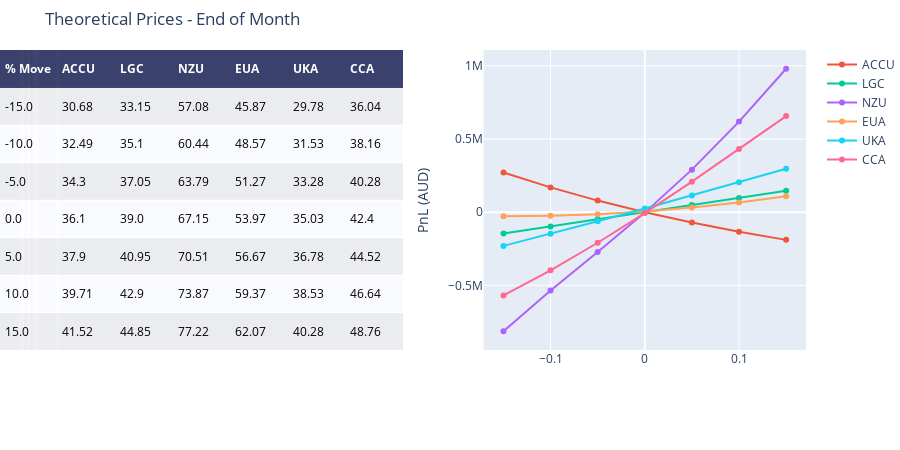

Notebook cell for this chart:
### Code cell
price_ranges, price_returns, price_pnls = create_returns(end_of_month)

fig = ff.create_table(price_ranges,height_constant=50)

for i in mkts:
    #fig.add_trace(go.Scatter(x=fig_daily.Sigma, y=fig_daily[i], name=i, xaxis='x2', yaxis='y2'))
    fig.add_trace(go.Scatter(x = price_returns, y=price_pnls[i], name=i, xaxis='x2', yaxis='y2'))
    fig.update_xaxes(tickvals=[-0.15,-0.10,-0.5,0,0.5,0.10,0.15])
    
fig.update_layout(
    title_text = 'Theoretical Prices - End of Month',
    margin = {'t':50, 'b':100},
    xaxis = {'domain': [0, .5]},
    xaxis2 = {'domain': [0.6, 1.],'title':''},
    yaxis2 = {'anchor': 'x2', 'title': 'PnL (AUD)'}
)

fig.show()

### Figure 1 — Plotly figure (JSON) as saved in the notebook; plotly's stock layout.template omitted (floating-point values rounded to 4 significant figures)
{"data": [{"colorscale": [[0, "#00083e"], [0.5, "#ededee"], [1, "#ffffff"]], "hoverinfo": "none", "opacity": 0.75, "showscale": false, "type": "heatmap", "z": [[0, 0, 0, 0, 0, 0, 0], [0.5, 0.5, 0.5, 0.5, 0.5, 0.5, 0.5], [1, 1, 1, 1, 1, 1, 1], [0.5, 0.5, 0.5, 0.5, 0.5, 0.5, 0.5], [1, 1, 1, 1, 1, 1, 1], [0.5, 0.5, 0.5, 0.5, 0.5, 0.5, 0.5], [1, 1, 1, 1, 1, 1, 1], [0.5, 0.5, 0.5, 0.5, 0.5, 0.5, 0.5]]}, {"name": "ACCU", "type": "scatter", "x": [-0.15, -0.1, -0.05, 0, 0.05, 0.1, 0.15], "xaxis": "x2", "y": [270800.0, 169100.0, 79010.0, -626.9, -71010.0, -133500.0, -189400.0], "yaxis": "y2"}, {"name": "LGC", "type": "scatter", "x": [-0.15, -0.1, -0.05, 0, 0.05, 0.1, 0.15], "xaxis": "x2", "y": [-146250, -97500, -48750, 0, 48750, 97500, 146250], "yaxis": "y2"}, {"name": "NZU", "type": "scatter", "x": [-0.15, -0.1, -0.05, 0, 0.05, 0.1, 0.15], "xaxis": "x2", "y": [-813900.0, -536100.0, -272300.0, -3187.0, 290600.0, 619000.0, 980000.0], "yaxis": "y2"}, {"name": "EUA", "type": "scatter", "x": [-0.15, -0.1, -0.05, 0, 0.05, 0.1, 0.15], "xaxis": "x2", "y": [-28730.0, -24850.0, -14070.0, 4629.0, 31560.0, 66500.0, 109100.0], "yaxis": "y2"}, {"name": "UKA", "type": "scatter", "x": [-0.15, -0.1, -0.05, 0, 0.05, 0.1, 0.15], "xaxis": "x2", "y": [-230600.0, -148000.0, -62710.0, 24780.0, 114100.0, 204700.0, 296400.0], "yaxis": "y2"}, {"name": "CCA", "type": "scatter", "x": [-0.15, -0.1, -0.05, 0, 0.05, 0.1, 0.15], "xaxis": "x2", "y": [-568800.0, -397200.0, -209100.0, -6163.0, 208600.0, 431100.0, 656700.0], "yaxis": "y2"}], "layout": {"annotations": [{"align": "left", "font": {"color": "#ffffff"}, "showarrow": false, "text": "<b>% Move</b>", "x": -0.45, "xanchor": "left", "xref": "x", "y": 0, "yref": "y"}, {"align": "left", "font": {"color": "#ffffff"}, "showarrow": false, "text": "<b>ACCU</b>", "x": 0.55, "xanchor": "left", "xref": "x", "y": 0, "yref": "y"}, {"align": "left", "font": {"color": "#ffffff"}, "showarrow": false, "text": "<b>LGC</b>", "x": 1.55, "xanchor": "left", "xref": "x", "y": 0, "yref": "y"}, {"align": "left", "font": {"color": "#ffffff"}, "showarrow": false, "text": "<b>NZU</b>", "x": 2.55, "xanchor": "left", "xref": "x", "y": 0, "yref": "y"}, {"align": "left", "font": {"color": "#ffffff"}, "showarrow": false, "text": "<b>EUA</b>", "x": 3.55, "xanchor": "left", "xref": "x", "y": 0, "yref": "y"}, {"align": "left", "font": {"color": "#ffffff"}, "showarrow": false, "text": "<b>UKA</b>", "x": 4.55, "xanchor": "left", "xref": "x", "y": 0, "yref": "y"}, {"align": "left", "font": {"color": "#ffffff"}, "showarrow": false, "text": "<b>CCA</b>", "x": 5.55, "xanchor": "left", "xref": "x", "y": 0, "yref": "y"}, {"align": "left", "font": {"color": "#000000"}, "showarrow": false, "text": "-15.0", "x": -0.45, "xanchor": "left", "xref": "x", "y": 1, "yref": "y"}, {"align": "left", "font": {"color": "#000000"}, "showarrow": false, "text": "30.68", "x": 0.55, "xanchor": "left", "xref": "x", "y": 1, "yref": "y"}, {"align": "left", "font": {"color": "#000000"}, "showarrow": false, "text": "33.15", "x": 1.55, "xanchor": "left", "xref": "x", "y": 1, "yref": "y"}, {"align": "left", "font": {"color": "#000000"}, "showarrow": false, "text": "57.08", "x": 2.55, "xanchor": "left", "xref": "x", "y": 1, "yref": "y"}, {"align": "left", "font": {"color": "#000000"}, "showarrow": false, "text": "45.87", "x": 3.55, "xanchor": "left", "xref": "x", "y": 1, "yref": "y"}, {"align": "left", "font": {"color": "#000000"}, "showarrow": false, "text": "29.78", "x": 4.55, "xanchor": "left", "xref": "x", "y": 1, "yref": "y"}, {"align": "left", "font": {"color": "#000000"}, "showarrow": false, "text": "36.04", "x": 5.55, "xanchor": "left", "xref": "x", "y": 1, "yref": "y"}, {"align": "left", "font": {"color": "#000000"}, "showarrow": false, "text": "-10.0", "x": -0.45, "xanchor": "left", "xref": "x", "y": 2, "yref": "y"}, {"align": "left", "font": {"color": "#000000"}, "showarrow": false, "text": "32.49", "x": 0.55, "xanchor": "left", "xref": "x", "y": 2, "yref": "y"}, {"align": "left", "font": {"color": "#000000"}, "showarrow": false, "text": "35.1", "x": 1.55, "xanchor": "left", "xref": "x", "y": 2, "yref": "y"}, {"align": "left", "font": {"color": "#000000"}, "showarrow": false, "text": "60.44", "x": 2.55, "xanchor": "left", "xref": "x", "y": 2, "yref": "y"}, {"align": "left", "font": {"color": "#000000"}, "showarrow": false, "text": "48.57", "x": 3.55, "xanchor": "left", "xref": "x", "y": 2, "yref": "y"}, {"align": "left", "font": {"color": "#000000"}, "showarrow": false, "text": "31.53", "x": 4.55, "xanchor": "left", "xref": "x", "y": 2, "yref": "y"}, {"align": "left", "font": {"color": "#000000"}, "showarrow": false, "text": "38.16", "x": 5.55, "xanchor": "left", "xref": "x", "y": 2, "yref": "y"}, {"align": "left", "font": {"color": "#000000"}, "showarrow": false, "text": "-5.0", "x": -0.45, "xanchor": "left", "xref": "x", "y": 3, "yref": "y"}, {"align": "left", "font": {"color": "#000000"}, "showarrow": false, "text": "34.3", "x": 0.55, "xanchor": "left", "xref": "x", "y": 3, "yref": "y"}, {"align": "left", "font": {"color": "#000000"}, "showarrow": false, "text": "37.05", "x": 1.55, "xanchor": "left", "xref": "x", "y": 3, "yref": "y"}, {"align": "left", "font": {"color": "#000000"}, "showarrow": false, "text": "63.79", "x": 2.55, "xanchor": "left", "xref": "x", "y": 3, "yref": "y"}, {"align": "left", "font": {"color": "#000000"}, "showarrow": false, "text": "51.27", "x": 3.55, "xanchor": "left", "xref": "x", "y": 3, "yref": "y"}, {"align": "left", "font": {"color": "#000000"}, "showarrow": false, "text": "33.28", "x": 4.55, "xanchor": "left", "xref": "x", "y": 3, "yref": "y"}, {"align": "left", "font": {"color": "#000000"}, "showarrow": false, "text": "40.28", "x": 5.55, "xanchor": "left", "xref": "x", "y": 3, "yref": "y"}, {"align": "left", "font": {"color": "#000000"}, "showarrow": false, "text": "0.0", "x": -0.45, "xanchor": "left", "xref": "x", "y": 4, "yref": "y"}, {"align": "left", "font": {"color": "#000000"}, "showarrow": false, "text": "36.1", "x": 0.55, "xanchor": "left", "xref": "x", "y": 4, "yref": "y"}, {"align": "left", "font": {"color": "#000000"}, "showarrow": false, "text": "39.0", "x": 1.55, "xanchor": "left", "xref": "x", "y": 4, "yref": "y"}, {"align": "left", "font": {"color": "#000000"}, "showarrow": false, "text": "67.15", "x": 2.55, "xanchor": "left", "xref": "x", "y": 4, "yref": "y"}, {"align": "left", "font": {"color": "#000000"}, "showarrow": false, "text": "53.97", "x": 3.55, "xanchor": "left", "xref": "x", "y": 4, "yref": "y"}, {"align": "left", "font": {"color": "#000000"}, "showarrow": false, "text": "35.03", "x": 4.55, "xanchor": "left", "xref": "x", "y": 4, "yref": "y"}, {"align": "left", "font": {"color": "#000000"}, "showarrow": false, "text": "42.4", "x": 5.55, "xanchor": "left", "xref": "x", "y": 4, "yref": "y"}, {"align": "left", "font": {"color": "#000000"}, "showarrow": false, "text": "5.0", "x": -0.45, "xanchor": "left", "xref": "x", "y": 5, "yref": "y"}, {"align": "left", "font": {"color": "#000000"}, "showarrow": false, "text": "37.9", "x": 0.55, "xanchor": "left", "xref": "x", "y": 5, "yref": "y"}, {"align": "left", "font": {"color": "#000000"}, "showarrow": false, "text": "40.95", "x": 1.55, "xanchor": "left", "xref": "x", "y": 5, "yref": "y"}, {"align": "left", "font": {"color": "#000000"}, "showarrow": false, "text": "70.51", "x": 2.55, "xanchor": "left", "xref": "x", "y": 5, "yref": "y"}, {"align": "left", "font": {"color": "#000000"}, "showarrow": false, "text": "56.67", "x": 3.55, "xanchor": "left", "xref": "x", "y": 5, "yref": "y"}, {"align": "left", "font": {"color": "#000000"}, "showarrow": false, "text": "36.78", "x": 4.55, "xanchor": "left", "xref": "x", "y": 5, "yref": "y"}, {"align": "left", "font": {"color": "#000000"}, "showarrow": false, "text": "44.52", "x": 5.55, "xanchor": "left", "xref": "x", "y": 5, "yref": "y"}, {"align": "left", "font": {"color": "#000000"}, "showarrow": false, "text": "10.0", "x": -0.45, "xanchor": "left", "xref": "x", "y": 6, "yref": "y"}, {"align": "left", "font": {"color": "#000000"}, "showarrow": false, "text": "39.71", "x": 0.55, "xanchor": "left", "xref": "x", "y": 6, "yref": "y"}, {"align": "left", "font": {"color": "#000000"}, "showarrow": false, "text": "42.9", "x": 1.55, "xanchor": "left", "xref": "x", "y": 6, "yref": "y"}, {"align": "left", "font": {"color": "#000000"}, "showarrow": false, "text": "73.87", "x": 2.55, "xanchor": "left", "xref": "x", "y": 6, "yref": "y"}, {"align": "left", "font": {"color": "#000000"}, "showarrow": false, "text": "59.37", "x": 3.55, "xanchor": "left", "xref": "x", "y": 6, "yref": "y"}, {"align": "left", "font": {"color": "#000000"}, "showarrow": false, "text": "38.53", "x": 4.55, "xanchor": "left", "xref": "x", "y": 6, "yref": "y"}, {"align": "left", "font": {"color": "#000000"}, "showarrow": false, "text": "46.64", "x": 5.55, "xanchor": "left", "xref": "x", "y": 6, "yref": "y"}, {"align": "left", "font": {"color": "#000000"}, "showarrow": false, "text": "15.0", "x": -0.45, "xanchor": "left", "xref": "x", "y": 7, "yref": "y"}, {"align": "left", "font": {"color": "#000000"}, "showarrow": false, "text": "41.52", "x": 0.55, "xanchor": "left", "xref": "x", "y": 7, "yref": "y"}, {"align": "left", "font": {"color": "#000000"}, "showarrow": false, "text": "44.85", "x": 1.55, "xanchor": "left", "xref": "x", "y": 7, "yref": "y"}, {"align": "left", "font": {"color": "#000000"}, "showarrow": false, "text": "77.22", "x": 2.55, "xanchor": "left", "xref": "x", "y": 7, "yref": "y"}, {"align": "left", "font": {"color": "#000000"}, "showarrow": false, "text": "62.07", "x": 3.55, "xanchor": "left", "xref": "x", "y": 7, "yref": "y"}, {"align": "left", "font": {"color": "#000000"}, "showarrow": false, "text": "40.28", "x": 4.55, "xanchor": "left", "xref": "x", "y": 7, "yref": "y"}, {"align": "left", "font": {"color": "#000000"}, "showarrow": false, "text": "48.76", "x": 5.55, "xanchor": "left", "xref": "x", "y": 7, "yref": "y"}], "height": 450, "margin": {"b": 100, "l": 0, "r": 0, "t": 50}, "title": {"text": "Theoretical Prices - End of Month"}, "xaxis": {"domain": [0, 0.5], "dtick": 1, "gridwidth": 2, "showticklabels": false, "tick0": -0.5, "ticks": "", "tickvals": [-0.15, -0.1, -0.5, 0, 0.5, 0.1, 0.15], "zeroline": false}, "xaxis2": {"domain": [0.6, 1], "title": {"text": ""}}, "yaxis": {"autorange": "reversed", "dtick": 1, "gridwidth": 2, "showticklabels": false, "tick0": 0.5, "ticks": "", "zeroline": false}, "yaxis2": {"anchor": "x2", "title": {"text": "PnL (AUD)"}}}}
